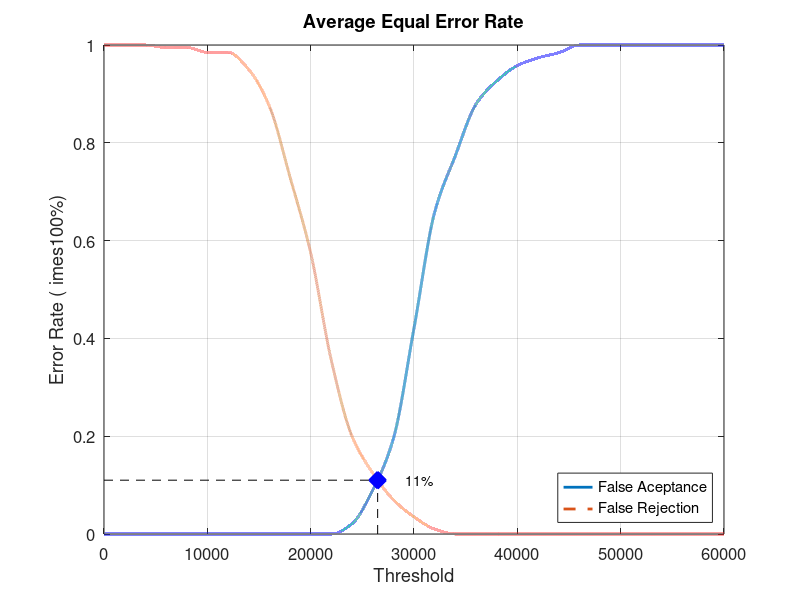
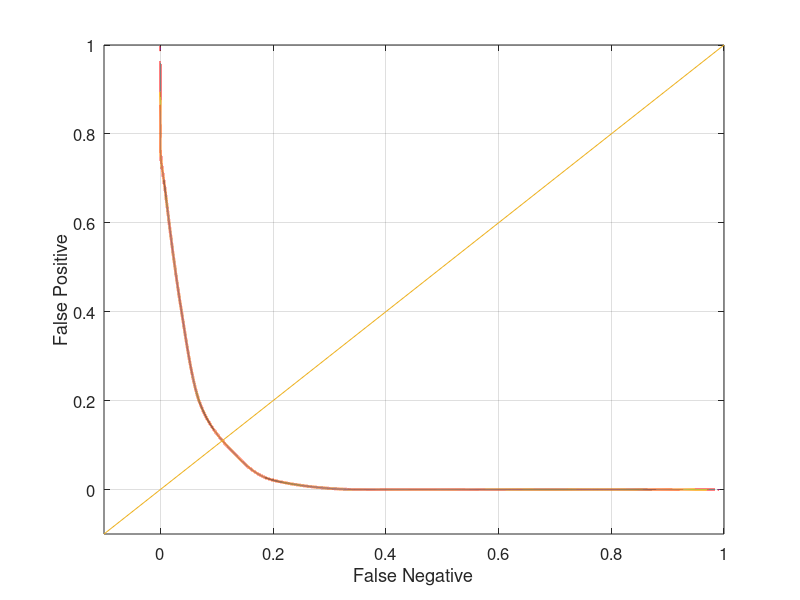

Source code (MATLAB) for these figures, in order:
close all;
clear;
clc;
x = 0:2000:60000;
xq = 0:0.5:60000;

y0 = [0 0 0 0 0 0 0 0 0 0 0 0 0.0210526 0.0894737 0.194737 0.421053 0.657895 0.773684 0.878947 0.926316 0.957895 0.973684 0.984211 1 1 1 1 1 1 1 1]
yy0 = interp1(x, y0, xq, 'pchip');
y1 = [1 1 1 0.995 0.995 0.985 0.985 0.95 0.875 0.73 0.575 0.355 0.2 0.125 0.07 0.035 0.01 0 0 0 0 0 0 0 0 0 0 0 0 0 0]
yy1 = interp1(x, y1, xq, 'pchip');

% Calculating EER: 
y2 = abs(y0 - y1);
find(y2 == min(y2))
yy2 = abs(yy0 - yy1);
xEER = find(yy2 == min(yy2));
xEERIndex = xq(xEER) % X-axis EER
yEER = yy0(xEER) % Y-axis EER

main = figure
plot(xq, yy0,'-','LineWidth', 2);	hold on
plot(xq, yy1,'--','LineWidth', 2);	hold on
plot([xEERIndex xEERIndex], [0 yEER], 'k--');	hold on
plot([0 xEERIndex], [yEER yEER], 'k--');	hold on
plot(xEERIndex, yEER, 'bx', 'LineWidth', 10);	hold on
text(xEERIndex + 10 * xEERIndex / 100, yEER, [num2str(round((10000 * yEER)) / 100) '%'])
legend('False Aceptance', 'False Rejection', 'Location', 'SouthEast')
xlabel('Threshold')
ylabel('Error Rate (	imes100%)')
title('Average Equal Error Rate')
set(gca, 'FontSize', 12)
axis([0 60000 0 1])
grid on

print(main, 'Database2_4Main', '-dpng');
FNRxFPR = figure('Color', [1 1 1]);
plot(yy1, yy0, '-', yy1, yy0, 'LineWidth', 2);
hold on
y = -0.1:0.1:1
plot(y, y); 
set(gca, 'FontSize', 12)
xlabel('False Negative')
ylabel('False Positive')
axis([-0.1 1 -0.1 1])
set(gca, 'FontSize', 12)
grid on

print(FNRxFPR, 'Database2_4FNRxFPR','-dpng');
